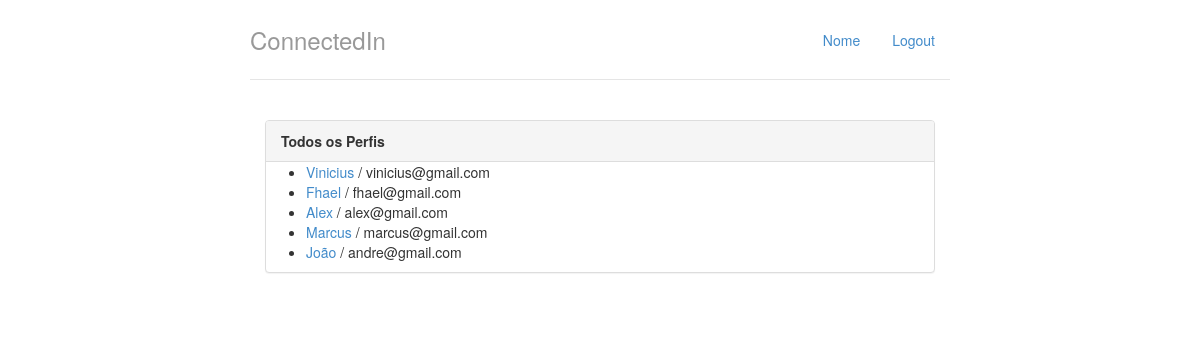
The app's page /, older data.
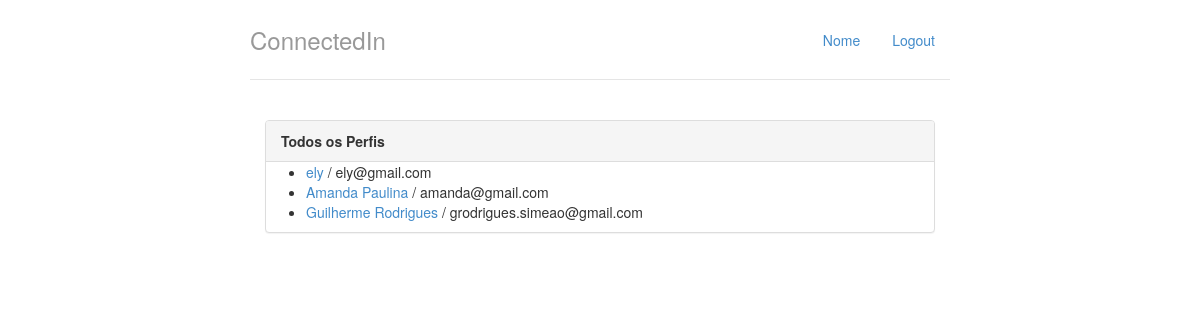
The same page, newer data.
### perfis/models.py (models this page shows, shortened)
class Perfil(models.Model):
    nome = models.CharField(max_length=255, null=False)
    telefone = models.CharField(max_length=15, null= False)
    email = models.CharField(max_length=255, null=False)
    nome_empresa = models.CharField(max_length=255, null=False)

### perfis/views.py (the view)
# urls.py: path('', views.index,name='index'),
def index(request):
	return render(request, 'index.html',{'perfis' :Perfil.objects.all()})

### perfis/templates/index.html
{% extends "base.html" %}
{% block body %}
<div class="col-lg-12">
    <div class="panel panel-default">
        <div class="panel-heading">
            <strong>Todos os Perfis</strong>
        </div>
        {% if perfis %}
        <ul>
            {% for perfil in perfis %}
            <li>
        <a href="{% url 'exibir' perfil.id%}">{{ perfil.nome }}</a>
        / {{ perfil.email }}
        </li>
        {% endfor %}
        </ul>
        {% else %}
        <p>Nenhum Perfil encontrado</p>
        {% endif %}
    </div>
</div>
{% endblock %}

### perfis/templates/base.html (shortened to what this page needs)
{% load static %}
<!DOCTYPE html>
<html lang="pt">
    <head>
        <link href="{% static "styles/bootstrap.css" %}" rel="stylesheet">
        <link href="{% static "styles/main.css" %}" rel="stylesheet">
    </head>
<body>
    <div class="container">
        <div class="header">
            <ul class="nav nav-pills pull-right">
                <li class=""><a href="{% url 'index' %}">Nome</a></li>
                <li class=""><a href="/logout/">Logout</a></li>
            </ul>
            <h3 class="text-muted">ConnectedIn</h3>
        </div>
        <div class="row content">
        {% block body %}
        {% endblock %}
</div>
</div>
</body>
</html>

### perfis/static/styles/main.css (style rules this page uses)
body { padding-top: 20px; padding-bottom: 20px; }
.header, .content, .footer { padding-left: 15px; padding-right: 15px; }
.header { border-bottom: 1px solid #e5e5e5; }
.header h3 { margin-top: 0; margin-bottom: 0; line-height: 40px; padding-bottom: 19px; }
@media (min-width: 768px) { .container { max-width: 730px; } }
.content { margin: 40px 0; }
@media screen and (min-width: 768px) { .header, .content, .footer { padding-left: 0; padding-right: 0; } }
@media screen and (min-width: 768px) { .header { margin-bottom: 30px; } }

Row changes from the older to the newer data that the page shows:
removed Perfil: nome "Marcus", email "marcus@gmail.com"
removed Perfil: nome "João", email "andre@gmail.com"
changed Perfil: nome "Vinicius" → "ely"; email "vinicius@gmail.com" → "ely@gmail.com"
changed Perfil: nome "Fhael" → "Amanda Paulina"; email "fhael@gmail.com" → "amanda@gmail.com"
changed Perfil: nome "Alex" → "Guilherme Rodrigues"; email "alex@gmail.com" → "grodrigues.simeao@gmail.com"
